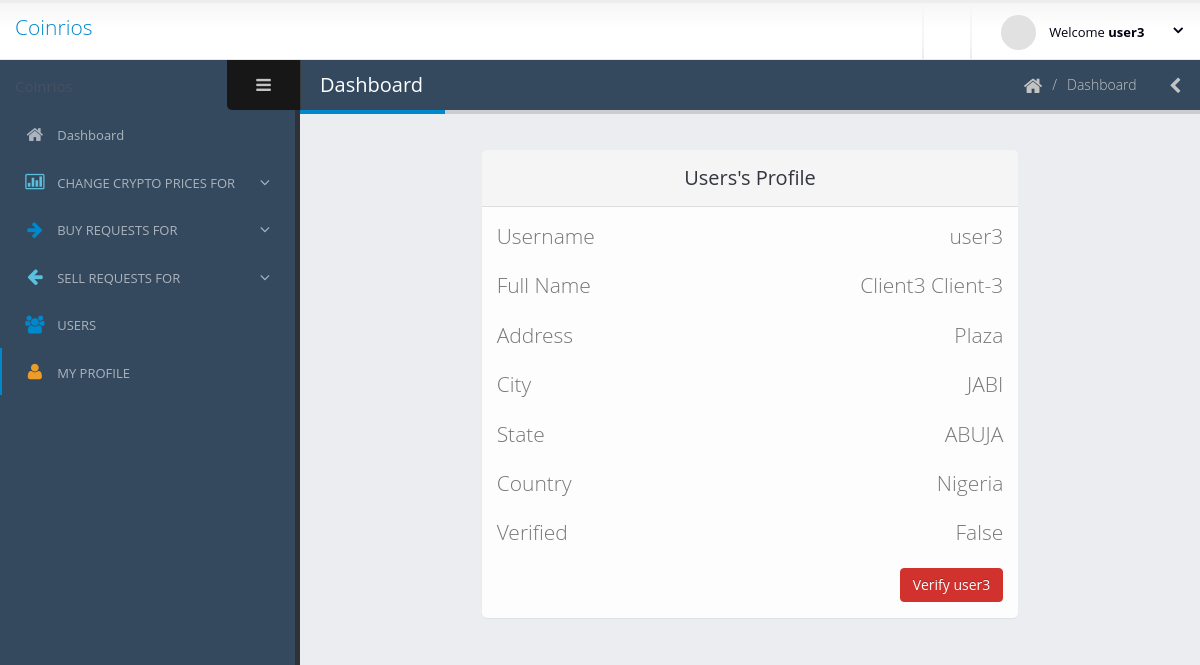
Page /administrator/user-profile/6/ (signed in) on the earlier database version.
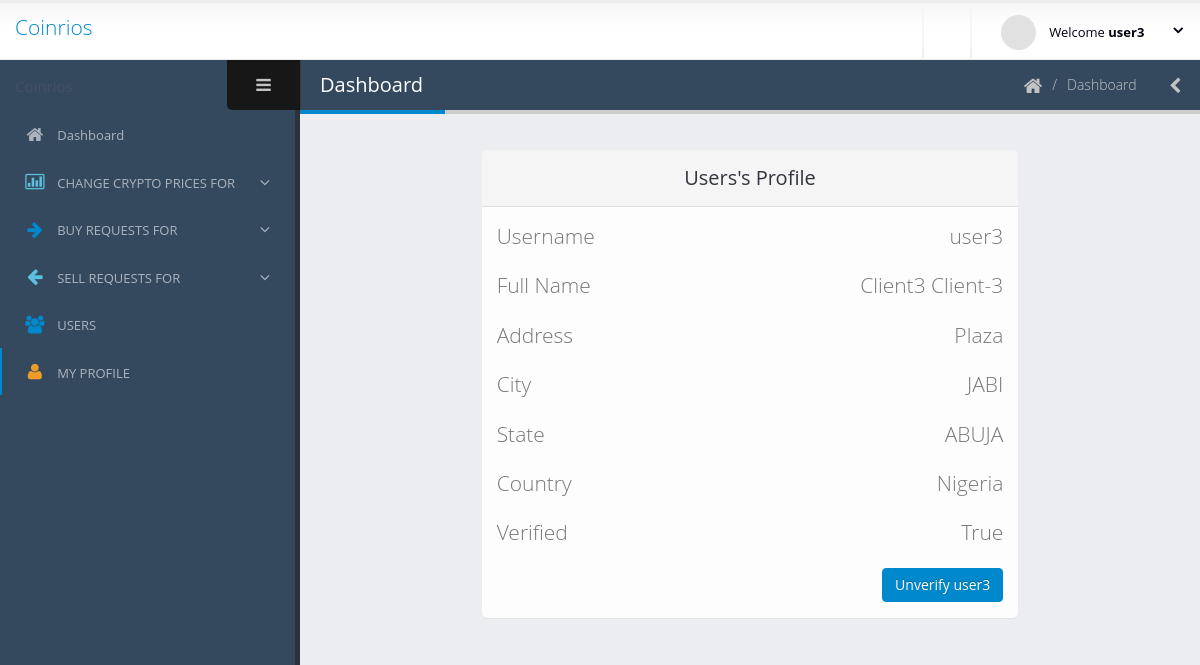
Same page on the later database version.
### login/models.py (models this page shows)
class User(AbstractUser):
    is_administrator = models.BooleanField(default=False)
    is_registered_user = models.BooleanField(default=False)
    address = models.CharField(max_length=200)
    city = models.CharField(max_length=200)
    state = models.CharField(max_length=200)
    country = models.CharField(max_length=200)
    is_verified = models.BooleanField(default=False)
    confirmed_email = models.BooleanField(default=False)
    drivers_license_or_international_passport_or_national_id_card = models.FileField(validators=[validate_file_size])
    utility_bill = models.FileField(validators=[validate_file_size])

### administrator/views.py (the view)
# urls.py: path('user-profile/<pk>/', views.RegisteredUserProfile.as_view(), name='registered_user_profile'),
@method_decorator([login_required(), administrator_required()], name='dispatch')
class RegisteredUserProfile(DetailView):
    model = User
    template_name = 'administrator/profileOfUser.html'

### administrator/templates/administrator/profileOfUser.html (shortened to what this page needs)
{% extends 'administrator/base.html' %}
{% load static %}
{% block navLinks %}
<li>
    <a href="{% url 'administrator:adminDashboard' %}">
        <i class="fa fa-home" aria-hidden="true"></i>
        <span>Dashboard</span>
    </a>
</li>
<li class="nav-parent">
    <a>
        <i class="text-info fa fa-bar-chart-o" aria-hidden="true"></i>
        <span>CHANGE CRYPTO PRICES FOR</span>
    </a>
</li>
<li class="nav-parent">
    <a>
        <i class="text-primary fa fa-arrow-right" aria-hidden="true"></i>
        <span>BUY REQUESTS FOR</span>
    </a>
</li>
<li class="nav-parent">
    <a>
        <i class="text-info fa fa-arrow-left" aria-hidden="true"></i>
        <span>SELL REQUESTS FOR</span>
    </a>
</li>
<li>
    <a href="{% url 'administrator:registered_users' %}">
        <i class="text-primary fa fa-users" aria-hidden="true"></i>
        <span>USERS</span>
    </a>
</li>
<li class="nav-active">
    <a href="{% url 'administrator:registered_user_profile' user.pk %}">
        <i class="text-warning fa fa-user" aria-hidden="true"></i>
        <span>MY PROFILE</span>
    </a>
</li>
{% endblock %} {% block body %}
<div class="row">
    <div class="col-md-2"></div>
    <div class="col-md-8">
        <div class="panel panel-default">
            <div class="panel-heading">
                <div class="panel-title text-center">Users's Profile</div>
            </div>
            <div class="panel-body">
                <p class="lead">Username <span class="pull-right">{{ user.username }}</span></p>
                <p class="lead">Full Name <span class="pull-right">{{ user.first_name }} {{ user.last_name }}</span></p>
                <p class="lead">Address <span class="pull-right">{{ user.address }}</span></p>
                <p class="lead">City <span class="pull-right">{{ user.city }}</span></p>
                <p class="lead">State <span class="pull-right">{{ user.state }}</span></p>
                <p class="lead">Country <span class="pull-right">{{ user.country }}</span></p>
                <p class="lead">Verified <span class="pull-right">{{ user.is_verified }}</span></p>
                {% if user.is_verified %}
                <a href="{% url 'administrator:verify_registered_user' user.pk %}" class="hugoBtn btn-primary pull-right">Unverify {{ user }}</a>
                {% else %}
                <a href="{% url 'administrator:verify_registered_user' user.pk %}" class="hugoBtn btn-danger pull-right">Verify {{ user }}</a>
                {% endif %}
            </div>
        </div>
    </div>
    <div class="col-md-2"></div>
</div>
{% endblock %}

### administrator/templates/administrator/base.html (shortened to what this page needs)
<!doctype html>
<html class="fixed">
	<head>
        {% load static %}
		<link rel="stylesheet" href="{% static 'administrator/css/bootstrap-1.css' %}" />
		<link rel="stylesheet" href="{% static 'administrator/css/font-awesome/css/font-awesome.css' %}" />
		<link rel="stylesheet" href="{% static 'administrator/css/magnific-popup/magnific-popup.css' %}" />
		<link rel="stylesheet" href="{% static 'administrator/css/theme.css' %}" />
		<link rel="stylesheet" href="{% static 'administrator/css/skins/default.css' %}" />
		<link rel="stylesheet" href="{% static 'administrator/css/hugoFramework.css' %}" />
	</head>
	<body>
    {% if user.is_authenticated %}
        <section class="body">
			<header class="header">
				<div class="logo-container">
					<a href="#" class="logo">
						<p class="lead">Coinrios</p>
					</a>
				</div>
				<div class="header-right">
					<span class="separator"></span>
					<span class="separator"></span>
					<div id="userbox" class="userbox">
						<a href="#" data-toggle="dropdown">
							<figure class="profile-picture">
								<img src="{% static 'administrator/img/!logged-user.jpg' %}" alt="Logged User" class="img-circle" data-lock-picture="{% static 'administrator/img/!logged-user.jpg' %}"/>
							</figure>
							<div class="profile-info" data-lock-name="{{ user }}" data-lock-email="{{ user.email }}">
                                <span class="name">Welcome <strong>{{ user }}</strong></span>
							</div>
							<i class="fa custom-caret"></i>
						</a>
					</div>
				</div>
			</header>
			<div class="inner-wrapper">
				<aside id="sidebar-left" class="sidebar-left">
					<div class="sidebar-header">
						<div class="sidebar-title">
						</div>
						<div class="sidebar-toggle hidden-xs" data-toggle-class="sidebar-left-collapsed" data-target="html" data-fire-event="sidebar-left-toggle">
							<i class="fa fa-bars" aria-label="Toggle sidebar"></i>
						</div>
					</div>
					<div class="nano">
						<div class="nano-content">
							<nav id="menu" class="nav-main" role="navigation">
								<ul class="nav nav-main">
                                    {% block navLinks %}{% endblock %}
								</ul>
							</nav>
						</div>
					</div>
				</aside>
				<section role="main" class="content-body">
					<header class="page-header">
						<h2>Dashboard</h2>
						<div class="right-wrapper pull-right">
							<ol class="breadcrumbs">
								<li>
									<a>
										<i class="fa fa-home"></i>
									</a>
								</li>
								<li><span>Dashboard</span></li>
							</ol>
							<a class="sidebar-right-toggle" data-open="sidebar-right"><i class="fa fa-chevron-left"></i></a>
						</div>
					</header>
                    {% block body %}{% endblock %}
		</section>
    {% else %}
        <h1>Sorry Please <a href="{% url 'login' %}">Login</a></h1>
    {% endif %}
	</body>
</html>

Differences in the rows shown:
changed User "user3": is_verified "False" → "True"
Other differences:
text no longer shown: "Verify"
text now shown: "Unverify"
